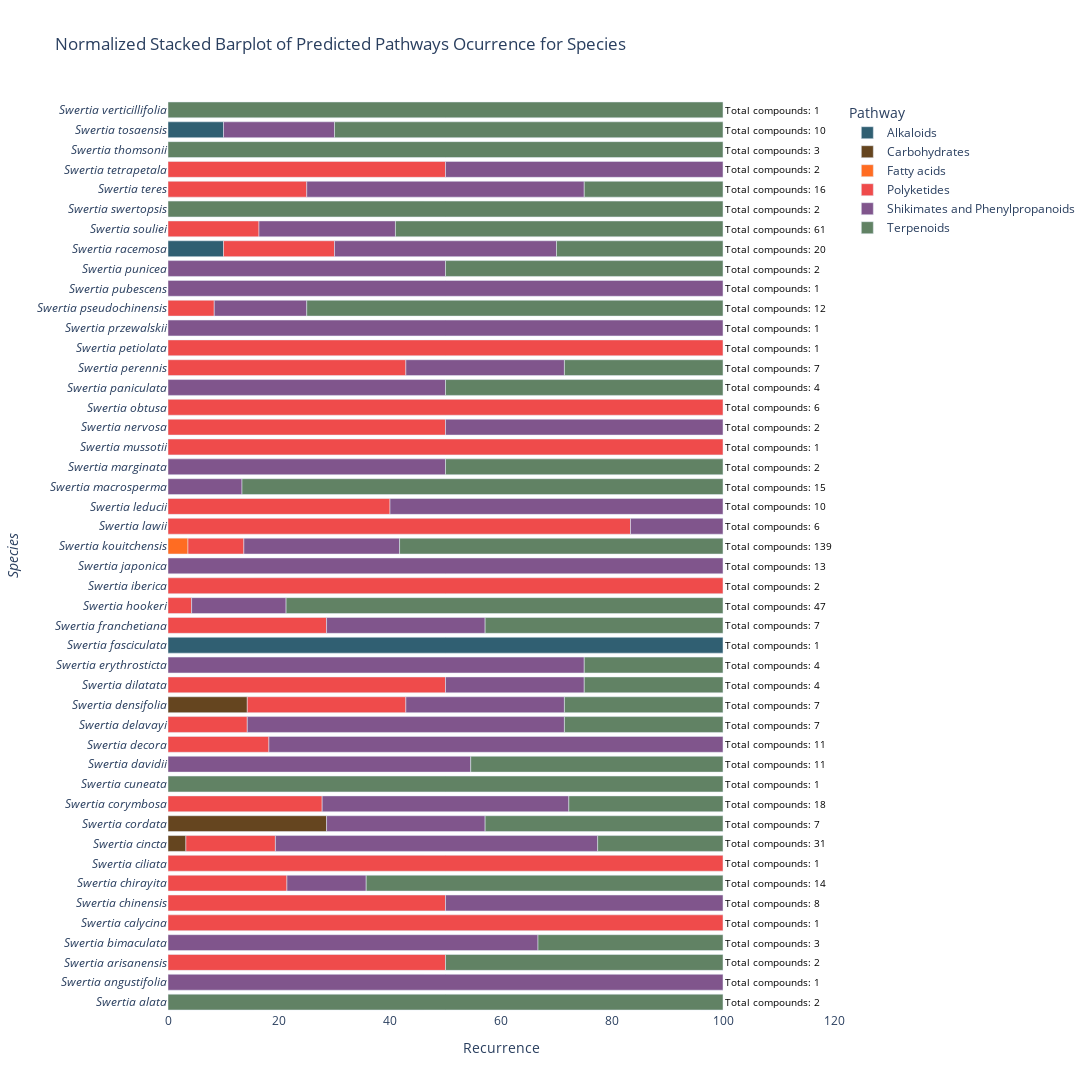

The code cell stored with this chart in its notebook:
### Code cell
# Step 1: Initialize an empty DataFrame to store all data
all_data = pd.DataFrame(columns=['organism_taxonomy_09species', 'structure_taxonomy_npclassifier_01pathway'])

# Step 2: Read data from all .tsv files in the output_folder
species_data_folder = os.path.join(output_folder, 'species_data')
for filename in os.listdir(species_data_folder):
    if filename.endswith(".tsv"):
        file_data = pd.read_csv(os.path.join(species_data_folder, filename), sep='\t')
        all_data = pd.concat([all_data, file_data])

# Step 3: Rename the "queried_taxaLabel" column to "species"
all_data.rename(columns={'organism_taxonomy_09species': 'species'}, inplace=True)
all_data.rename(columns={'structure_taxonomy_npclassifier_01pathway': 'Pathway'}, inplace=True)

# Remove 'API Error-API Error' and 'Not Classified-Not Classified'
all_data = all_data[(all_data['Pathway'] != 'API Error') & (all_data['Pathway'] != 'Not Classified')]

# Step 4: Group and aggregate data to calculate recurrence
agg_data = all_data.groupby(['species', 'Pathway']).size().reset_index(name='recurrence')

# Normalize the recurrence values within each species group
agg_data['recurrence_normalized'] = agg_data.groupby('species')['recurrence'].transform(lambda x: x / x.sum())*100

# Convert 'species' column to categorical data
agg_data['species'] = pd.Categorical(agg_data['species'], categories=agg_data['species'].unique(), ordered=True)

# Get unique species names
unique_species = agg_data['species'].unique()

# Get unique pathways and sort them alphabetically
unique_pathways = sorted(agg_data['Pathway'].unique())

# Calculate total recurrence for each species
total_recurrence_per_species = agg_data.groupby('species')['recurrence'].sum()


# Step 5: Create the stacked barplot with custom colors
fig = px.bar(agg_data, y='species', x='recurrence_normalized',
             title='Normalized Stacked Barplot of Predicted Pathways Ocurrence for Species',
             labels={'recurrence_normalized': 'Recurrence'},
             color='Pathway',
             color_discrete_map=pathway_colors,  # Use custom colors
             category_orders={'species': unique_species, 'Pathway' :unique_pathways },
             orientation='h'
            )

# Modify the y-axis label
fig.update_yaxes(title_text='<i>Species<i>')

# Set species labels in italics
fig.update_layout(yaxis=dict(tickmode='array', 
                              tickvals=list(range(len(unique_species))), 
                              ticktext=[f'<i>{species}</i>' for species in unique_species]
                              ))
# Get the maximum value of the x-axis
max_x = agg_data['recurrence_normalized'].max()

for species, total_recurrence in total_recurrence_per_species.items():
    # Find the maximum recurrence for this species
    max_recurrence = agg_data[agg_data['species'] == species]['recurrence_normalized'].max()
    
    # Position the annotation at the end of the bar with a slight offset
    x_position = max_x + 2
    if x_position > 100:  # Ensure the label is not outside the plot area
        x_position = 100  # Set it to 100 if it exceeds the maximum x-axis value

    # Add annotation to the plot
    fig.add_annotation(
        x=x_position,
        y=species,
        text=f'Total compounds: {total_recurrence}',
        showarrow=False,
        font=dict(size=10, color='black'),
        xanchor='left',
        yanchor='middle'
    )
    
# Set a white background
fig.update_layout(plot_bgcolor='white')

# Modify the size of the figure
fig.update_layout(width=1500, height=1500)

# Save the figure as an HTML file
fig.write_html(f'{output_folder}Wikidata_pathway_barplot_normalized.html')

# Show or save the figure
fig.show()

### Figure 1 — Plotly figure (JSON) as saved in the notebook; plotly's stock layout.template omitted (floating-point values rounded to 4 significant figures)
{"data": [{"alignmentgroup": "True", "hovertemplate": "Pathway=Alkaloids<br>Recurrence=%{x}<br>species=%{y}<extra></extra>", "legendgroup": "Alkaloids", "marker": {"color": "#305F72", "pattern": {"shape": ""}}, "name": "Alkaloids", "offsetgroup": "Alkaloids", "orientation": "h", "showlegend": true, "textposition": "auto", "type": "bar", "x": [10, 10, 100], "xaxis": "x", "y": ["Swertia angustifolia", "Swertia ciliata", "Swertia marginata"], "yaxis": "y"}, {"alignmentgroup": "True", "hovertemplate": "Pathway=Carbohydrates<br>Recurrence=%{x}<br>species=%{y}<extra></extra>", "legendgroup": "Carbohydrates", "marker": {"color": "#65451F", "pattern": {"shape": ""}}, "name": "Carbohydrates", "offsetgroup": "Carbohydrates", "orientation": "h", "showlegend": true, "textposition": "auto", "type": "bar", "x": [14.29, 28.57, 3.226], "xaxis": "x", "y": ["Swertia obtusa", "Swertia pubescens", "Swertia punicea"], "yaxis": "y"}, {"alignmentgroup": "True", "hovertemplate": "Pathway=Fatty acids<br>Recurrence=%{x}<br>species=%{y}<extra></extra>", "legendgroup": "Fatty acids", "marker": {"color": "#FF6C22", "pattern": {"shape": ""}}, "name": "Fatty acids", "offsetgroup": "Fatty acids", "orientation": "h", "showlegend": true, "textposition": "auto", "type": "bar", "x": [3.597], "xaxis": "x", "y": ["Swertia japonica"], "yaxis": "y"}, {"alignmentgroup": "True", "hovertemplate": "Pathway=Polyketides<br>Recurrence=%{x}<br>species=%{y}<extra></extra>", "legendgroup": "Polyketides", "marker": {"color": "#EF4B4B", "pattern": {"shape": ""}}, "name": "Polyketides", "offsetgroup": "Polyketides", "orientation": "h", "showlegend": true, "textposition": "auto", "type": "bar", "x": [50, 25, 16.39, 20, 8.333, 100, 42.86, 100, 50, 100, 40, 83.33, 10.07, 100, 4.255, 28.57, 50, 28.57, 14.29, 18.18, 27.78, 16.13, 100, 21.43, 50, 100, 50], "xaxis": "x", "y": ["Swertia bimaculata", "Swertia calycina", "Swertia chirayita", "Swertia ciliata", "Swertia corymbosa", "Swertia davidii", "Swertia decora", "Swertia densifolia", "Swertia dilatata", "Swertia erythrosticta", "Swertia hookeri", "Swertia iberica", "Swertia japonica", "Swertia lawii", "Swertia leducii", "Swertia macrosperma", "Swertia nervosa", "Swertia obtusa", "Swertia paniculata", "Swertia perennis", "Swertia pseudochinensis", "Swertia punicea", "Swertia racemosa", "Swertia souliei", "Swertia swertopsis", "Swertia teres", "Swertia thomsonii"], "yaxis": "y"}, {"alignmentgroup": "True", "hovertemplate": "Pathway=Shikimates and Phenylpropanoids<br>Recurrence=%{x}<br>species=%{y}<extra></extra>", "legendgroup": "Shikimates and Phenylpropanoids", "marker": {"color": "#80558C", "pattern": {"shape": ""}}, "name": "Shikimates and Phenylpropanoids", "offsetgroup": "Shikimates and Phenylpropanoids", "orientation": "h", "showlegend": true, "textposition": "auto", "type": "bar", "x": [20, 50, 50, 24.59, 40, 50, 100, 16.67, 100, 28.57, 50, 50, 50, 13.33, 60, 16.67, 28.06, 100, 17.02, 28.57, 75, 25, 28.57, 57.14, 81.82, 54.55, 44.44, 28.57, 58.06, 14.29, 50, 66.67, 100], "xaxis": "x", "y": ["Swertia angustifolia", "Swertia bimaculata", "Swertia calycina", "Swertia chirayita", "Swertia ciliata", "Swertia cincta", "Swertia cordata", "Swertia corymbosa", "Swertia cuneata", "Swertia decora", "Swertia delavayi", "Swertia dilatata", "Swertia fasciculata", "Swertia franchetiana", "Swertia hookeri", "Swertia iberica", "Swertia japonica", "Swertia kouitchensis", "Swertia leducii", "Swertia macrosperma", "Swertia mussotii", "Swertia nervosa", "Swertia obtusa", "Swertia paniculata", "Swertia perennis", "Swertia petiolata", "Swertia pseudochinensis", "Swertia pubescens", "Swertia punicea", "Swertia souliei", "Swertia swertopsis", "Swertia tetrapetala", "Swertia tosaensis"], "yaxis": "y"}, {"alignmentgroup": "True", "hovertemplate": "Pathway=Terpenoids<br>Recurrence=%{x}<br>species=%{y}<extra></extra>", "legendgroup": "Terpenoids", "marker": {"color": "#618264", "pattern": {"shape": ""}}, "name": "Terpenoids", "offsetgroup": "Terpenoids", "orientation": "h", "showlegend": true, "textposition": "auto", "type": "bar", "x": [100, 70, 100, 25, 100, 59.02, 30, 50, 75, 28.57, 50, 50, 86.67, 58.27, 78.72, 42.86, 25, 25, 28.57, 28.57, 45.45, 100, 27.78, 42.86, 22.58, 64.29, 33.33, 50, 100], "xaxis": "x", "y": ["Swertia alata", "Swertia angustifolia", "Swertia arisanensis", "Swertia calycina", "Swertia chinensis", "Swertia chirayita", "Swertia ciliata", "Swertia cincta", "Swertia corymbosa", "Swertia decora", "Swertia delavayi", "Swertia fasciculata", "Swertia franchetiana", "Swertia japonica", "Swertia leducii", "Swertia macrosperma", "Swertia mussotii", "Swertia nervosa", "Swertia obtusa", "Swertia paniculata", "Swertia petiolata", "Swertia przewalskii", "Swertia pseudochinensis", "Swertia pubescens", "Swertia punicea", "Swertia souliei", "Swertia tetrapetala", "Swertia thomsonii", "Swertia verticillifolia"], "yaxis": "y"}], "layout": {"annotations": [{"font": {"color": "black", "size": 10}, "showarrow": false, "text": "Total compounds: 1", "x": 100, "xanchor": "left", "y": "Swertia alata", "yanchor": "middle"}, {"font": {"color": "black", "size": 10}, "showarrow": false, "text": "Total compounds: 10", "x": 100, "xanchor": "left", "y": "Swertia angustifolia", "yanchor": "middle"}, {"font": {"color": "black", "size": 10}, "showarrow": false, "text": "Total compounds: 3", "x": 100, "xanchor": "left", "y": "Swertia arisanensis", "yanchor": "middle"}, {"font": {"color": "black", "size": 10}, "showarrow": false, "text": "Total compounds: 2", "x": 100, "xanchor": "left", "y": "Swertia bimaculata", "yanchor": "middle"}, {"font": {"color": "black", "size": 10}, "showarrow": false, "text": "Total compounds: 16", "x": 100, "xanchor": "left", "y": "Swertia calycina", "yanchor": "middle"}, {"font": {"color": "black", "size": 10}, "showarrow": false, "text": "Total compounds: 2", "x": 100, "xanchor": "left", "y": "Swertia chinensis", "yanchor": "middle"}, {"font": {"color": "black", "size": 10}, "showarrow": false, "text": "Total compounds: 61", "x": 100, "xanchor": "left", "y": "Swertia chirayita", "yanchor": "middle"}, {"font": {"color": "black", "size": 10}, "showarrow": false, "text": "Total compounds: 20", "x": 100, "xanchor": "left", "y": "Swertia ciliata", "yanchor": "middle"}, {"font": {"color": "black", "size": 10}, "showarrow": false, "text": "Total compounds: 2", "x": 100, "xanchor": "left", "y": "Swertia cincta", "yanchor": "middle"}, {"font": {"color": "black", "size": 10}, "showarrow": false, "text": "Total compounds: 1", "x": 100, "xanchor": "left", "y": "Swertia cordata", "yanchor": "middle"}, {"font": {"color": "black", "size": 10}, "showarrow": false, "text": "Total compounds: 12", "x": 100, "xanchor": "left", "y": "Swertia corymbosa", "yanchor": "middle"}, {"font": {"color": "black", "size": 10}, "showarrow": false, "text": "Total compounds: 1", "x": 100, "xanchor": "left", "y": "Swertia cuneata", "yanchor": "middle"}, {"font": {"color": "black", "size": 10}, "showarrow": false, "text": "Total compounds: 1", "x": 100, "xanchor": "left", "y": "Swertia davidii", "yanchor": "middle"}, {"font": {"color": "black", "size": 10}, "showarrow": false, "text": "Total compounds: 7", "x": 100, "xanchor": "left", "y": "Swertia decora", "yanchor": "middle"}, {"font": {"color": "black", "size": 10}, "showarrow": false, "text": "Total compounds: 4", "x": 100, "xanchor": "left", "y": "Swertia delavayi", "yanchor": "middle"}, {"font": {"color": "black", "size": 10}, "showarrow": false, "text": "Total compounds: 6", "x": 100, "xanchor": "left", "y": "Swertia densifolia", "yanchor": "middle"}, {"font": {"color": "black", "size": 10}, "showarrow": false, "text": "Total compounds: 2", "x": 100, "xanchor": "left", "y": "Swertia dilatata", "yanchor": "middle"}, {"font": {"color": "black", "size": 10}, "showarrow": false, "text": "Total compounds: 1", "x": 100, "xanchor": "left", "y": "Swertia erythrosticta", "yanchor": "middle"}, {"font": {"color": "black", "size": 10}, "showarrow": false, "text": "Total compounds: 2", "x": 100, "xanchor": "left", "y": "Swertia fasciculata", "yanchor": "middle"}, {"font": {"color": "black", "size": 10}, "showarrow": false, "text": "Total compounds: 15", "x": 100, "xanchor": "left", "y": "Swertia franchetiana", "yanchor": "middle"}, {"font": {"color": "black", "size": 10}, "showarrow": false, "text": "Total compounds: 10", "x": 100, "xanchor": "left", "y": "Swertia hookeri", "yanchor": "middle"}, {"font": {"color": "black", "size": 10}, "showarrow": false, "text": "Total compounds: 6", "x": 100, "xanchor": "left", "y": "Swertia iberica", "yanchor": "middle"}, {"font": {"color": "black", "size": 10}, "showarrow": false, "text": "Total compounds: 139", "x": 100, "xanchor": "left", "y": "Swertia japonica", "yanchor": "middle"}, {"font": {"color": "black", "size": 10}, "showarrow": false, "text": "Total compounds: 13", "x": 100, "xanchor": "left", "y": "Swertia kouitchensis", "yanchor": "middle"}, {"font": {"color": "black", "size": 10}, "showarrow": false, "text": "Total compounds: 2", "x": 100, "xanchor": "left", "y": "Swertia lawii", "yanchor": "middle"}, {"font": {"color": "black", "size": 10}, "showarrow": false, "text": "Total compounds: 47", "x": 100, "xanchor": "left", "y": "Swertia leducii", "yanchor": "middle"}, {"font": {"color": "black", "size": 10}, "showarrow": false, "text": "Total compounds: 7", "x": 100, "xanchor": "left", "y": "Swertia macrosperma", "yanchor": "middle"}, {"font": {"color": "black", "size": 10}, "showarrow": false, "text": "Total compounds: 1", "x": 100, "xanchor": "left", "y": "Swertia marginata", "yanchor": "middle"}, {"font": {"color": "black", "size": 10}, "showarrow": false, "text": "Total compounds: 4", "x": 100, "xanchor": "left", "y": "Swertia mussotii", "yanchor": "middle"}, {"font": {"color": "black", "size": 10}, "showarrow": false, "text": "Total compounds: 4", "x": 100, "xanchor": "left", "y": "Swertia nervosa", "yanchor": "middle"}, {"font": {"color": "black", "size": 10}, "showarrow": false, "text": "Total compounds: 7", "x": 100, "xanchor": "left", "y": "Swertia obtusa", "yanchor": "middle"}, {"font": {"color": "black", "size": 10}, "showarrow": false, "text": "Total compounds: 7", "x": 100, "xanchor": "left", "y": "Swertia paniculata", "yanchor": "middle"}, {"font": {"color": "black", "size": 10}, "showarrow": false, "text": "Total compounds: 11", "x": 100, "xanchor": "left", "y": "Swertia perennis", "yanchor": "middle"}, {"font": {"color": "black", "size": 10}, "showarrow": false, "text": "Total compounds: 11", "x": 100, "xanchor": "left", "y": "Swertia petiolata", "yanchor": "middle"}, {"font": {"color": "black", "size": 10}, "showarrow": false, "text": "Total compounds: 1", "x": 100, "xanchor": "left", "y": "Swertia przewalskii", "yanchor": "middle"}, {"font": {"color": "black", "size": 10}, "showarrow": false, "text": "Total compounds: 18", "x": 100, "xanchor": "left", "y": "Swertia pseudochinensis", "yanchor": "middle"}, {"font": {"color": "black", "size": 10}, "showarrow": false, "text": "Total compounds: 7", "x": 100, "xanchor": "left", "y": "Swertia pubescens", "yanchor": "middle"}, {"font": {"color": "black", "size": 10}, "showarrow": false, "text": "Total compounds: 31", "x": 100, "xanchor": "left", "y": "Swertia punicea", "yanchor": "middle"}, {"font": {"color": "black", "size": 10}, "showarrow": false, "text": "Total compounds: 1", "x": 100, "xanchor": "left", "y": "Swertia racemosa", "yanchor": "middle"}, {"font": {"color": "black", "size": 10}, "showarrow": false, "text": "Total compounds: 14", "x": 100, "xanchor": "left", "y": "Swertia souliei", "yanchor": "middle"}, {"font": {"color": "black", "size": 10}, "showarrow": false, "text": "Total compounds: 8", "x": 100, "xanchor": "left", "y": "Swertia swertopsis", "yanchor": "middle"}, {"font": {"color": "black", "size": 10}, "showarrow": false, "text": "Total compounds: 1", "x": 100, "xanchor": "left", "y": "Swertia teres", "yanchor": "middle"}, {"font": {"color": "black", "size": 10}, "showarrow": false, "text": "Total compounds: 3", "x": 100, "xanchor": "left", "y": "Swertia tetrapetala", "yanchor": "middle"}, {"font": {"color": "black", "size": 10}, "showarrow": false, "text": "Total compounds: 2", "x": 100, "xanchor": "left", "y": "Swertia thomsonii", "yanchor": "middle"}, {"font": {"color": "black", "size": 10}, "showarrow": false, "text": "Total compounds: 1", "x": 100, "xanchor": "left", "y": "Swertia tosaensis", "yanchor": "middle"}, {"font": {"color": "black", "size": 10}, "showarrow": false, "text": "Total compounds: 2", "x": 100, "xanchor": "left", "y": "Swertia verticillifolia", "yanchor": "middle"}], "barmode": "relative", "height": 1500, "legend": {"title": {"text": "Pathway"}, "tracegroupgap": 0}, "plot_bgcolor": "white", "title": {"text": "Normalized Stacked Barplot of Predicted Pathways Ocurrence for Species"}, "width": 1500, "xaxis": {"anchor": "y", "domain": [0, 1], "title": {"text": "Recurrence"}}, "yaxis": {"anchor": "x", "categoryarray": ["Swertia verticillifolia", "Swertia tosaensis", "Swertia thomsonii", "Swertia tetrapetala", "Swertia teres", "Swertia swertopsis", "Swertia souliei", "Swertia racemosa", "Swertia punicea", "Swertia pubescens", "Swertia pseudochinensis", "Swertia przewalskii", "Swertia petiolata", "Swertia perennis", "Swertia paniculata", "Swertia obtusa", "Swertia nervosa", "Swertia mussotii", "Swertia marginata", "Swertia macrosperma", "Swertia leducii", "Swertia lawii", "Swertia kouitchensis", "Swertia japonica", "Swertia iberica", "Swertia hookeri", "Swertia franchetiana", "Swertia fasciculata", "Swertia erythrosticta", "Swertia dilatata", "Swertia densifolia", "Swertia delavayi", "Swertia decora", "Swertia davidii", "Swertia cuneata", "Swertia corymbosa", "Swertia cordata", "Swertia cincta", "Swertia ciliata", "Swertia chirayita", "Swertia chinensis", "Swertia calycina", "Swertia bimaculata", "Swertia arisanensis", "Swertia angustifolia", "Swertia alata"], "categoryorder": "array", "domain": [0, 1], "tickmode": "array", "ticktext": ["<i>Swertia alata</i>", "<i>Swertia angustifolia</i>", "<i>Swertia arisanensis</i>", "<i>Swertia bimaculata</i>", "<i>Swertia calycina</i>", "<i>Swertia chinensis</i>", "<i>Swertia chirayita</i>", "<i>Swertia ciliata</i>", "<i>Swertia cincta</i>", "<i>Swertia cordata</i>", "<i>Swertia corymbosa</i>", "<i>Swertia cuneata</i>", "<i>Swertia davidii</i>", "<i>Swertia decora</i>", "<i>Swertia delavayi</i>", "<i>Swertia densifolia</i>", "<i>Swertia dilatata</i>", "<i>Swertia erythrosticta</i>", "<i>Swertia fasciculata</i>", "<i>Swertia franchetiana</i>", "<i>Swertia hookeri</i>", "<i>Swertia iberica</i>", "<i>Swertia japonica</i>", "<i>Swertia kouitchensis</i>", "<i>Swertia lawii</i>", "<i>Swertia leducii</i>", "<i>Swertia macrosperma</i>", "<i>Swertia marginata</i>", "<i>Swertia mussotii</i>", "<i>Swertia nervosa</i>", "<i>Swertia obtusa</i>", "<i>Swertia paniculata</i>", "<i>Swertia perennis</i>", "<i>Swertia petiolata</i>", "<i>Swertia przewalskii</i>", "<i>Swertia pseudochinensis</i>", "<i>Swertia pubescens</i>", "<i>Swertia punicea</i>", "<i>Swertia racemosa</i>", "<i>Swertia souliei</i>", "<i>Swertia swertopsis</i>", "<i>Swertia teres</i>", "<i>Swertia tetrapetala</i>", "<i>Swertia thomsonii</i>", "<i>Swertia tosaensis</i>", "<i>Swertia verticillifolia</i>"], "tickvals": [0, 1, 2, 3, 4, 5, 6, 7, 8, 9, 10, 11, 12, 13, 14, 15, 16, 17, 18, 19, 20, 21, 22, 23, 24, 25, 26, 27, 28, 29, 30, 31, 32, 33, 34, 35, 36, 37, 38, 39, 40, 41, 42, 43, 44, 45], "title": {"text": "<i>Species<i>"}}}}
